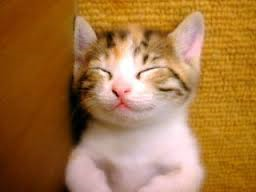
#> input picture images/cat.png, 256 x 192 px, found by its file name
$ jupyter execute imageResizeRotation.ipynb
#> lines starting #> are read from the running program, lines starting #| are printed output that depends on the picture
### Image Scaling

[cell 1]
import cv2
import numpy as np

img = cv2.imread('images/cat.png')
#> img is the input picture: shape (192, 256, 3); mean B, G, R 66, 117.4, 165.3

#Image 2배 확대
#des1 = cv.resize(img,None,fx=2, fy=2, interpolation = cv.INTER_CUBIC)
#OR
height, width = img.shape[:2]
#> height = 192; width = 256
des1 = cv2.resize(img,(2*width, 2*height), interpolation = cv2.INTER_CUBIC)

#Image 1/2 축소
des2 = cv2.resize(img,(width // 2, height // 2), interpolation = cv2.INTER_AREA)

#이미지의 중심점을 기준으로 90도 회전 하면서 0.5배 Scale
M = cv2.getRotationMatrix2D (((width-1) /2.0, (height-1) /2.0), 90,1)
#> M = [[6.12e-17, 1, 32], [-1, 6.12e-17, 223]]
des3 = cv2.warpAffine (img, M, (width, height))
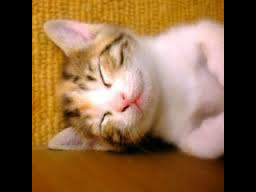
#> des3: shape (192, 256, 3); mean B, G, R 64, 96.4, 129.4

cv2.imshow('img', img)
cv2.imshow('2X INTER_CUBIC', des1)
cv2.imshow('1/2', des2)
cv2.imshow('rotation', des3)


cv2.waitKey()
cv2.destroyAllWindows()

### Perspective Transformation

[cell 2]
import matplotlib.pyplot as plt

img = cv2.imread('images/sudoku.png')
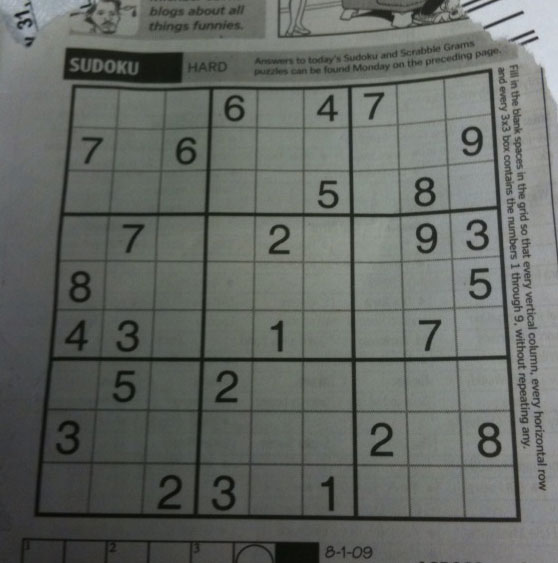
#> input picture images/sudoku.png, 558 x 563 px, found by its file name
#> img is the input picture: shape (563, 558, 3); mean B, G, R 99.5, 104.1, 100
rows,cols,ch = img.shape
#> rows = 563; cols = 558; ch = 3

#[x,y] 좌표점을 4x2의 행렬로 작성 (입력 점)
# 좌표점은 좌상->좌하->우상->우하
pts1 = np.float32([[56,65],[368,52],[28,387],[389,390]])
# 좌표의 이동점 (출력 점)
pts2 = np.float32([[0,0],[300,0],[0,300],[300,300]])

M = cv2.getPerspectiveTransform(pts1,pts2)

print(M) #3X3 변환행렬 출력

dst = cv2.warpPerspective(img,M,(300,300))
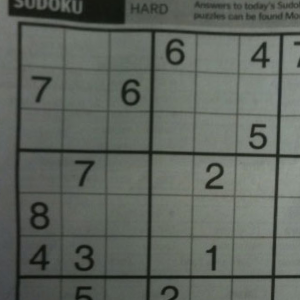
#> dst: shape (300, 300, 3); mean B, G, R 93.6, 100.5, 95

plt.subplot(121),plt.imshow(img),plt.title('Input')
plt.subplot(122),plt.imshow(dst),plt.title('Output')
plt.show()
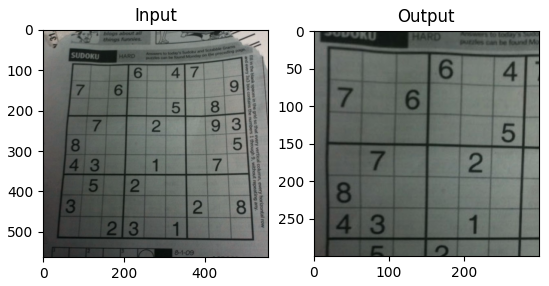
#> figure drawn by matplotlib, 2 panels; B, G, R data is drawn as R, G, B
